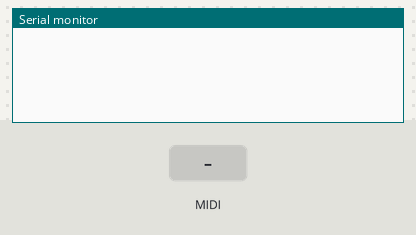
A sketch run on a simulated Arduino Uno, built with avr-gcc and run on an emulated ATmega328P. On the bench: the last lines printed to the serial monitor. The test bench sets the inputs (shaded band). MIDI output is not drawn.

Above: at 1.2 s.
1.3 s: MIDI note 36 received
At 2.4 s:
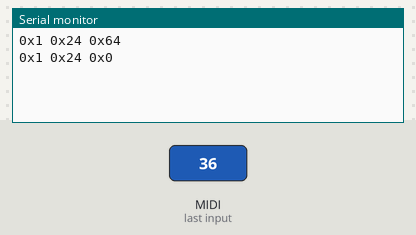
3.1 s: MIDI note 60 received
At 3.8 s:
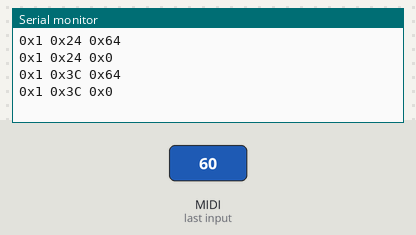

Measured:
- after the input at 1.3 s, the serial monitor: prints a new line at once (image 1)
- after the input at 3.1 s, the serial monitor: prints a new line at once (image 2)

The sketch:

midiIN2Serial.ino
```cpp
#include <MIDI.h>

#include <SoftwareSerial.h>
SoftwareSerial softSerial(2,3);
MIDI_CREATE_INSTANCE(SoftwareSerial, softSerial, midiA);

void handleNoteOn(byte channel, byte pitch, byte velocity)
{
	Serial.print("0x");
    Serial.print(channel, HEX);
	Serial.print(" 0x");
    Serial.print(pitch, HEX);
	Serial.print(" 0x");
    Serial.print(velocity, HEX);
	Serial.print("\n");

}

void handleNoteOff(byte channel, byte pitch, byte velocity)
{
	Serial.print("0x");
    Serial.print(channel, HEX);
	Serial.print(" 0x");
    Serial.print(pitch, HEX);
	Serial.print(" 0x");
    Serial.print(velocity, HEX);
	Serial.print("\n");

}

void setup()
{
	pinMode(3, OUTPUT);
	Serial.begin(9600);
	midiA.turnThruOn();
    midiA.setHandleNoteOn(handleNoteOn);  // Put only the name of the function
    midiA.setHandleNoteOff(handleNoteOff);

    // Initiate MIDI communications, listen to all channels
    midiA.begin(MIDI_CHANNEL_OMNI);
}

void loop()
{
    midiA.read();
}
```
